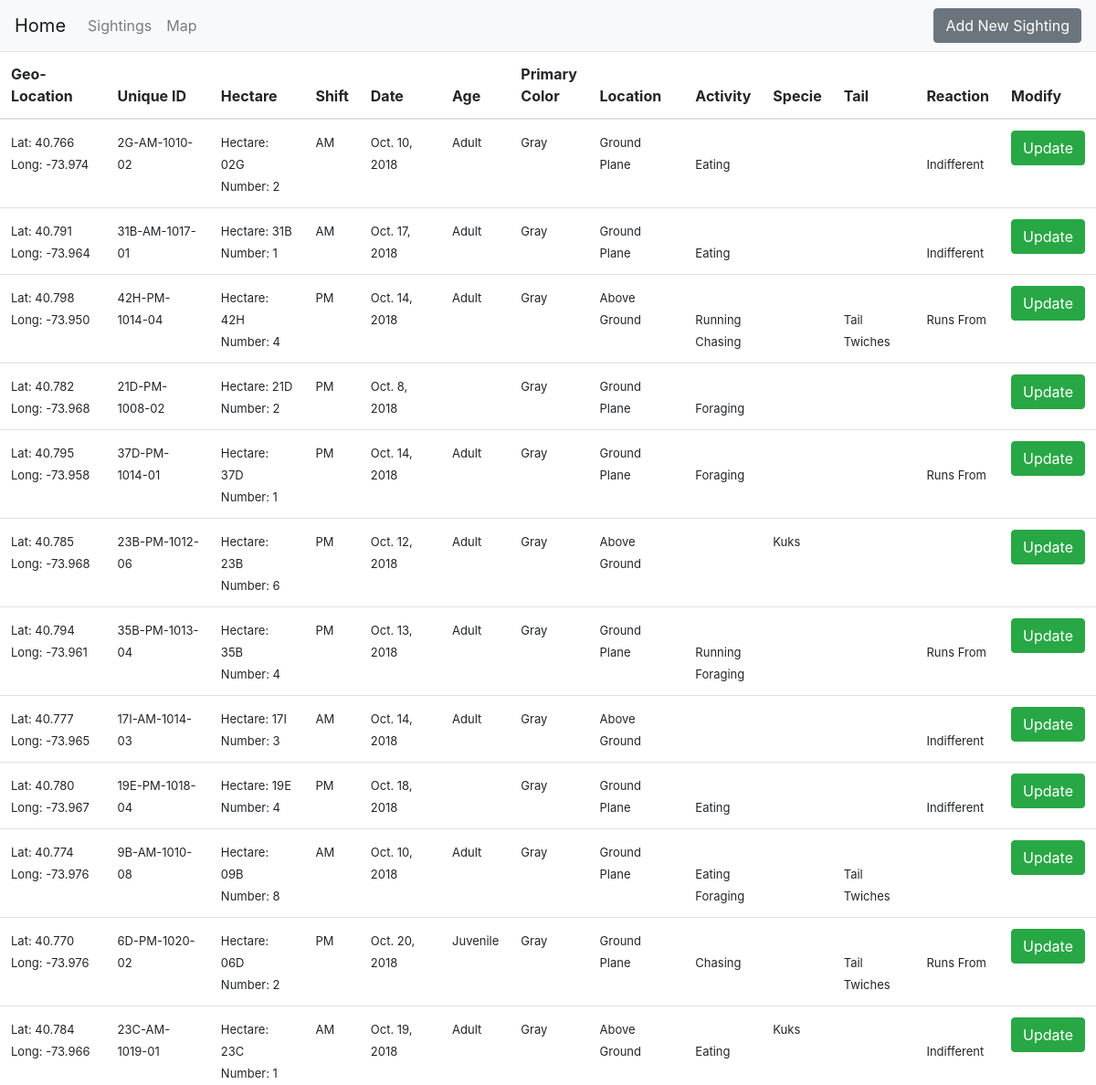
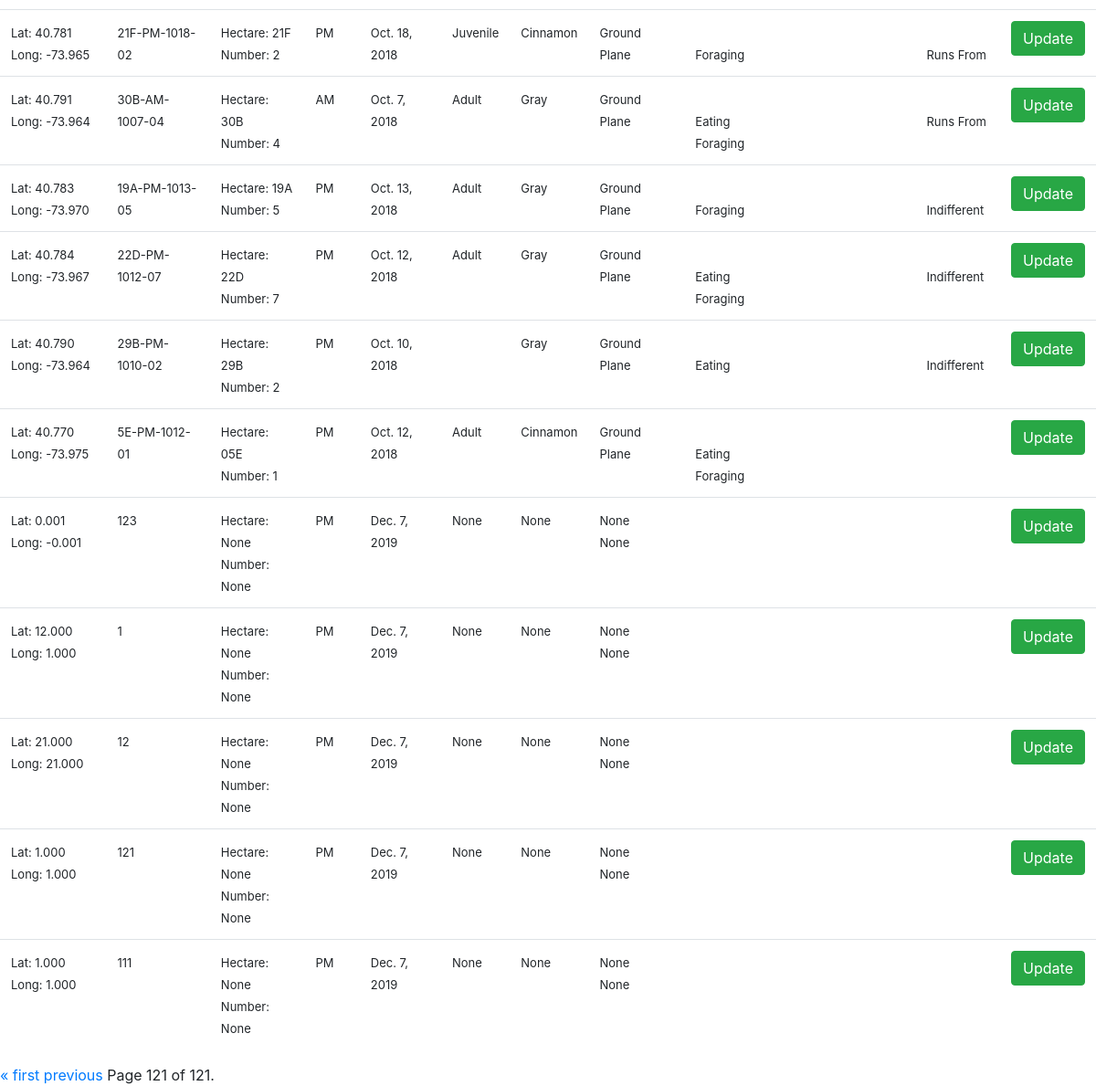
The page /sightings/?page=121 on the database its author committed (2 pictures, top to bottom).
### sightings/models.py (models this page shows)
class new_sighting (models.Model):
    Latitude = models.DecimalField(max_digits=5, decimal_places=3)
    Longitude = models.DecimalField(max_digits=5, decimal_places=3)
    Unique_Squirrel_ID = models.CharField(max_length=50,unique=True)
    Hectare=models.CharField(max_length=3,blank=True,null=True)
    PM='PM'
    AM='AM'
    shift_choices=[(PM,'PM'),(AM,'AM')]
    Shift=models.CharField(max_length=2,choices=shift_choices)
    Date= models.DateField()
    Hectare_Squirrel_Number=models.IntegerField(blank=True,null=True)
    adult='Adult'
    juvenile='Juvenile'
    age_choices=[(adult,'Adult'),(juvenile,'Juvenile')]
    Age=models.CharField(max_length=20,choices=age_choices,blank=True,null=True)
    grey='Grey'
    cinnamon='Cinnamon'
    black='Black'
    color_choices=[(grey,'Grey'), (cinnamon,'Cinnamon'), (black,'Black')]
    Primary_Fur_Color=models.CharField(max_length=20,choices=color_choices,blank=True,null=True)
    Ground_Plane='Ground Plane'
    Above_Ground='Above_Ground'
    location_choices=[(Ground_Plane,'Ground Plane'),(Above_Ground,'Above_Ground')]
    Location=models.CharField(max_length=20,choices=location_choices,blank=True,null=True)
    Specific_Location= models.CharField(max_length=50,blank=True,null=True)
    Running = models.BooleanField()
    Chasing=models.BooleanField()
    Climbing=models.BooleanField()
    Eating=models.BooleanField()
    Foraging=models.BooleanField()
    Other_Activities=models.CharField(max_length=50,blank=True,null=True)
    Kuks=models.BooleanField()
    Quaas=models.BooleanField()
    Moans=models.BooleanField()
    Tail_flags=models.BooleanField()
    Tail_twitches=models.BooleanField()
    Approaches=models.BooleanField()
    Indifferent=models.BooleanField()
    Runs_from=models.BooleanField()

### sightings/views.py (the view)
# urls.py: path('sightings/', sightings_view, name='sightings'),
def sightings_view(request):
    squirrel_list = new_sighting.objects.all()
    paginator = Paginator(squirrel_list, 25) # Show 25 contacts per page
    page = request.GET.get('page')
    squirrels = paginator.get_page(page)
    return render(request, 'sightings.html', {'squirrels': squirrels})

### templates/sightings.html (shortened to what this page needs)
{% extends "base.html" %}
{% block content %}
<link href="https://unpkg.com/bootstrap-table@1.15.5/dist/bootstrap-table.min.css" rel="stylesheet">
<table class="table"
        data-toggle="table">
        <thead>
          <tr>
            <th scope="col">Geo-Location</th>
            <th scope="col">Unique ID</th>
            <th scope="col">Hectare</th>
            <th scope="col">Shift</th>
            <th scope="col">Date</th>
            <th scope="col">Age</th>
            <th scope="col">Primary<br>Color</th>
            <th scope="col">Location</th>
            <th scope="col">Activity</th>
            <th scope="col">Specie</th>
            <th scope="col">Tail</th>
            <th scope="col">Reaction</th>
            <th scope="col">Modify</th>
         </tr>
        </thead>
        <tbody>
        {% for squirrel in squirrels %}
        <tr>
            <td><font size=2>Lat: {{squirrel.Latitude}}<br>Long: {{squirrel.Longitude}}</font></td>
            <td><font size=2>{{squirrel.Unique_Squirrel_ID}}</font></td>
            <td><font size=2>
                    Hectare: {{squirrel.Hectare}} <br>
                    Number: {{squirrel.Hectare_Squirrel_Number}}
            </font></td>
            <td><font size=2>{{squirrel.Shift}}</font></td>
            <td><font size=2>{{squirrel.Date}}</font></td>
            <td><font size=2>{{squirrel.Age}}</font></td>
            <td style= "width: fit-content;"><font size=2>{{squirrel.Primary_Fur_Color}}</font></td>
            <td><font size=2>
                    {{squirrel.Location}} <br>
                    {{squirrel.Specific_Location}}
            </font></td>
            <td><font size=2>
                {% if squirrel.Running %}
                        <br>Running
                {%endif%}
                {% if squirrel.Chasing %}
                        <br>Chasing
                {%endif%}
                {% if squirrel.Eating %}
                        <br>Eating
                {%endif%}
                {% if squirrel.Foraging %}
                        <br>Foraging
                {%endif%}
            </font>
            </td>
            <td><font size=2>
                    {% if squirrel.Kuks %}
                        Kuks
                    {%endif%}
            </font>
            </td>
            <td><font size=2>
                {% if squirrel.Tail_twitches %}
                        <br>Tail Twiches
                {%endif%}
            </font>
            </td>
            <td><font size=2>
                {% if squirrel.Indifferent%}
                        <br>Indifferent
                {%endif%}
                {% if squirrel.Runs_from%}
                        <br>Runs From
                {%endif%}
            </font>
            </td>
            <td>
                <a class="btn btn-success" href="{{squirrel.Unique_Squirrel_ID}}/" role="button">Update</a>
            </td>
        </tr>
        {% endfor %}
</table>
 <div class="pagination">
        <span class="step-links">
            {% if squirrels.has_previous %}
                <a href="?page=1">&laquo; first</a>
                <a href="?page={{ squirrels.previous_page_number }}">previous</a>
            {% endif %}
            <span class="current">
                Page {{ squirrels.number }} of {{ squirrels.paginator.num_pages }}.
            </span>
        </span>
    </div>
{% endblock content %}

### rows shown on the page
new_sighting: Latitude "40.766", Longitude "-73.974", Unique_Squirrel_ID "2G-AM-1010-02", Hectare "02G", Hectare_Squirrel_Number "2", Shift "AM", Date "Oct. 10, 2018", Age "Adult", Primary_Fur_Color "Gray", Location "Ground Plane", Eating "Eating", Indifferent "Indifferent"
new_sighting: Latitude "40.791", Longitude "-73.964", Unique_Squirrel_ID "31B-AM-1017-01", Hectare "31B", Hectare_Squirrel_Number "1", Shift "AM", Date "Oct. 17, 2018", Age "Adult", Primary_Fur_Color "Gray", Location "Ground Plane", Eating "Eating", Indifferent "Indifferent"
new_sighting: Latitude "40.798", Longitude "-73.950", Unique_Squirrel_ID "42H-PM-1014-04", Hectare "42H", Hectare_Squirrel_Number "4", Shift "PM", Date "Oct. 14, 2018", Age "Adult", Primary_Fur_Color "Gray", Location "Above Ground", Running "Running", Chasing "Chasing", Tail_twitches "Tail Twiches", Runs_from "Runs From"
new_sighting: Latitude "40.782", Longitude "-73.968", Unique_Squirrel_ID "21D-PM-1008-02", Hectare "21D", Hectare_Squirrel_Number "2", Shift "PM", Date "Oct. 8, 2018", Primary_Fur_Color "Gray", Location "Ground Plane", Foraging "Foraging"
new_sighting: Latitude "40.795", Longitude "-73.958", Unique_Squirrel_ID "37D-PM-1014-01", Hectare "37D", Hectare_Squirrel_Number "1", Shift "PM", Date "Oct. 14, 2018", Age "Adult", Primary_Fur_Color "Gray", Location "Ground Plane", Foraging "Foraging", Runs_from "Runs From"
new_sighting: Latitude "40.785", Longitude "-73.968", Unique_Squirrel_ID "23B-PM-1012-06", Hectare "23B", Hectare_Squirrel_Number "6", Shift "PM", Date "Oct. 12, 2018", Age "Adult", Primary_Fur_Color "Gray", Location "Above Ground", Kuks "Kuks"
new_sighting: Latitude "40.794", Longitude "-73.961", Unique_Squirrel_ID "35B-PM-1013-04", Hectare "35B", Hectare_Squirrel_Number "4", Shift "PM", Date "Oct. 13, 2018", Age "Adult", Primary_Fur_Color "Gray", Location "Ground Plane", Running "Running", Foraging "Foraging", Runs_from "Runs From"
new_sighting: Latitude "40.777", Longitude "-73.965", Unique_Squirrel_ID "17I-AM-1014-03", Hectare "17I", Hectare_Squirrel_Number "3", Shift "AM", Date "Oct. 14, 2018", Age "Adult", Primary_Fur_Color "Gray", Location "Above Ground", Indifferent "Indifferent"
new_sighting: Latitude "40.780", Longitude "-73.967", Unique_Squirrel_ID "19E-PM-1018-04", Hectare "19E", Hectare_Squirrel_Number "4", Shift "PM", Date "Oct. 18, 2018", Primary_Fur_Color "Gray", Location "Ground Plane", Eating "Eating", Indifferent "Indifferent"
new_sighting: Latitude "40.774", Longitude "-73.976", Unique_Squirrel_ID "9B-AM-1010-08", Hectare "09B", Hectare_Squirrel_Number "8", Shift "AM", Date "Oct. 10, 2018", Age "Adult", Primary_Fur_Color "Gray", Location "Ground Plane", Eating "Eating", Foraging "Foraging", Tail_twitches "Tail Twiches"
new_sighting: Latitude "40.770", Longitude "-73.976", Unique_Squirrel_ID "6D-PM-1020-02", Hectare "06D", Hectare_Squirrel_Number "2", Shift "PM", Date "Oct. 20, 2018", Age "Juvenile", Primary_Fur_Color "Gray", Location "Ground Plane", Chasing "Chasing", Tail_twitches "Tail Twiches", Runs_from "Runs From"
new_sighting: Latitude "40.784", Longitude "-73.966", Unique_Squirrel_ID "23C-AM-1019-01", Hectare "23C", Hectare_Squirrel_Number "1", Shift "AM", Date "Oct. 19, 2018", Age "Adult", Primary_Fur_Color "Gray", Location "Above Ground", Eating "Eating", Kuks "Kuks", Indifferent "Indifferent"
new_sighting: Latitude "40.781", Longitude "-73.965", Unique_Squirrel_ID "21F-PM-1018-02", Hectare "21F", Hectare_Squirrel_Number "2", Shift "PM", Date "Oct. 18, 2018", Age "Juvenile", Primary_Fur_Color "Cinnamon", Location "Ground Plane", Foraging "Foraging", Runs_from "Runs From"
new_sighting: Latitude "40.791", Longitude "-73.964", Unique_Squirrel_ID "30B-AM-1007-04", Hectare "30B", Hectare_Squirrel_Number "4", Shift "AM", Date "Oct. 7, 2018", Age "Adult", Primary_Fur_Color "Gray", Location "Ground Plane", Eating "Eating", Foraging "Foraging", Runs_from "Runs From"
new_sighting: Latitude "40.783", Longitude "-73.970", Unique_Squirrel_ID "19A-PM-1013-05", Hectare "19A", Hectare_Squirrel_Number "5", Shift "PM", Date "Oct. 13, 2018", Age "Adult", Primary_Fur_Color "Gray", Location "Ground Plane", Foraging "Foraging", Indifferent "Indifferent"
new_sighting: Latitude "40.784", Longitude "-73.967", Unique_Squirrel_ID "22D-PM-1012-07", Hectare "22D", Hectare_Squirrel_Number "7", Shift "PM", Date "Oct. 12, 2018", Age "Adult", Primary_Fur_Color "Gray", Location "Ground Plane", Eating "Eating", Foraging "Foraging", Indifferent "Indifferent"
new_sighting: Latitude "40.790", Longitude "-73.964", Unique_Squirrel_ID "29B-PM-1010-02", Hectare "29B", Hectare_Squirrel_Number "2", Shift "PM", Date "Oct. 10, 2018", Primary_Fur_Color "Gray", Location "Ground Plane", Eating "Eating", Indifferent "Indifferent"
new_sighting: Latitude "40.770", Longitude "-73.975", Unique_Squirrel_ID "5E-PM-1012-01", Hectare "05E", Hectare_Squirrel_Number "1", Shift "PM", Date "Oct. 12, 2018", Age "Adult", Primary_Fur_Color "Cinnamon", Location "Ground Plane", Eating "Eating", Foraging "Foraging"
new_sighting: Latitude "0.001", Longitude "-0.001", Unique_Squirrel_ID "123", Hectare "None", Hectare_Squirrel_Number "None", Shift "PM", Date "Dec. 7, 2019", Age "None", Primary_Fur_Color "None", Location "None", Specific_Location "None"
new_sighting: Latitude "12.000", Longitude "1.000", Unique_Squirrel_ID "1", Hectare "None", Hectare_Squirrel_Number "None", Shift "PM", Date "Dec. 7, 2019", Age "None", Primary_Fur_Color "None", Location "None", Specific_Location "None"
new_sighting: Latitude "21.000", Longitude "21.000", Unique_Squirrel_ID "12", Hectare "None", Hectare_Squirrel_Number "None", Shift "PM", Date "Dec. 7, 2019", Age "None", Primary_Fur_Color "None", Location "None", Specific_Location "None"
new_sighting: Latitude "1.000", Longitude "1.000", Unique_Squirrel_ID "121", Hectare "None", Hectare_Squirrel_Number "None", Shift "PM", Date "Dec. 7, 2019", Age "None", Primary_Fur_Color "None", Location "None", Specific_Location "None"
new_sighting: Latitude "1.000", Longitude "1.000", Unique_Squirrel_ID "111", Hectare "None", Hectare_Squirrel_Number "None", Shift "PM", Date "Dec. 7, 2019", Age "None", Primary_Fur_Color "None", Location "None", Specific_Location "None"

### other values the page prints
{{ squirrels.number }} "121"
{{ squirrels.paginator.num_pages }} "121"
